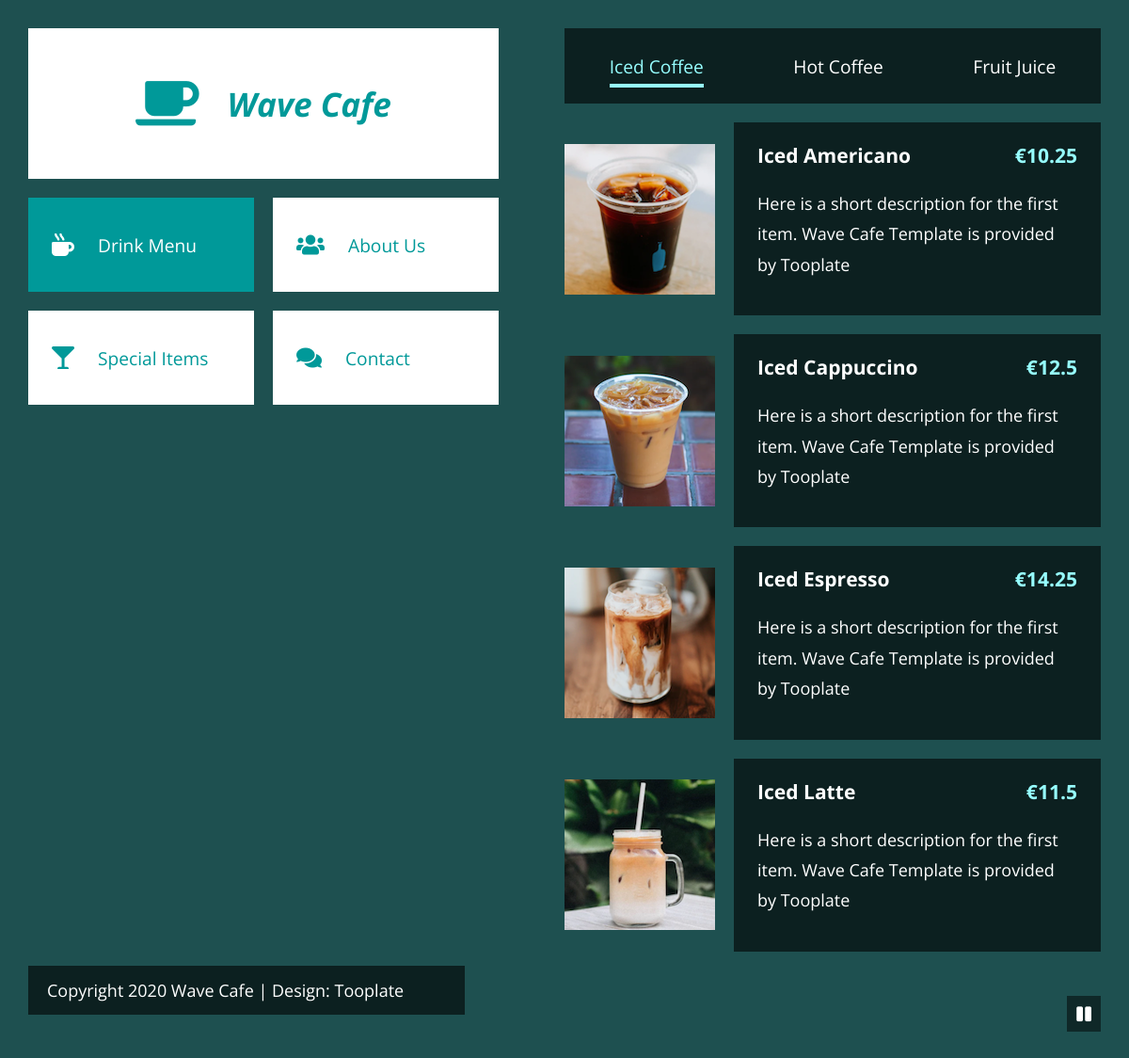
The app's page /menu/ with its own data.
### menu/models.py (models this page shows, shortened)
class menucold(models.Model):
   img = models.ImageField()
   title = models.CharField(max_length=30)
   description = models.CharField(max_length=120)
   price =  models.FloatField()

### menu/views.py (the view)
# urls.py: path('',views.menus),
def menus(requests):
    menuItemsCold = menucold.objects.all
    menuItemsHot = menuhot.objects.all
    menuItemsjuice = juice.objects.all
    menuSpecial = special.objects.all
    context = {
        'itemscold': menuItemsCold,
        'itemshot': menuItemsHot,
        'itemsjuice': menuItemsjuice,
        'itemspecial': menuSpecial
        }
    return render(requests, 'menu/index.html',context)

### menu/templates/menu/index.html (shortened to what this page needs)
<!DOCTYPE html>
<html lang="en">
<head>
    {% load static %}
    <link rel="stylesheet" href="{% static 'fontawesome/css/all.min.css' %}">
    <link rel="stylesheet" href="{% static 'css/main.css' %}">
</head>
<body>
    <div class="tm-container">
        <div class="tm-row">
            <div class="tm-left">
                <div class="tm-left-inner">
                    <div class="tm-site-header">
                        <i class="fas fa-coffee fa-3x tm-site-logo"></i>
                        <h1 class="tm-site-name">Wave Cafe</h1>
                    </div>
                    <nav class="tm-site-nav">
                        <ul class="tm-site-nav-ul">
                            <li class="tm-page-nav-item">
                                <a href="#drink" class="tm-page-link active">
                                    <i class="fas fa-mug-hot tm-page-link-icon"></i>
                                    <span>Drink Menu</span>
                                </a>
                            </li>
                            <li class="tm-page-nav-item">
                                <a href="#about" class="tm-page-link">
                                    <i class="fas fa-users tm-page-link-icon"></i>
                                    <span>About Us</span>
                                </a>
                            </li>
                            <li class="tm-page-nav-item">
                                <a href="#special" class="tm-page-link">
                                    <i class="fas fa-glass-martini tm-page-link-icon"></i>
                                    <span>Special Items</span>
                                </a>
                            </li>
                            <li class="tm-page-nav-item">
                                <a href="#contact" class="tm-page-link">
                                    <i class="fas fa-comments tm-page-link-icon"></i>
                                    <span>Contact</span>
                                </a>
                            </li>
                        </ul>
                    </nav>
                </div>
            </div>
            <div class="tm-right">
                <main class="tm-main">
                    <div id="drink" class="tm-page-content">
                        <nav class="tm-black-bg tm-drinks-nav">
                            <ul>
                                <li>
                                    <a href="#" class="tm-tab-link active" data-id="cold">Iced Coffee</a>
                                </li>
                                <li>
                                    <a href="#" class="tm-tab-link" data-id="hot">Hot Coffee</a>
                                </li>
                                <li>
                                    <a href="#" class="tm-tab-link" data-id="juice">Fruit Juice</a>
                                </li>
                            </ul>
                        </nav>
                        <div id="cold" class="tm-tab-content">
                            <div class="tm-list">
                                {% for menucold in  itemscold %}
                                <div class="tm-list-item">
                                    <img src="{{menucold.img.url}}" alt="Image" class="tm-list-item-img">
                                    <div class="tm-black-bg tm-list-item-text">
                                        <h3 class="tm-list-item-name">{{menucold.title}}<span class="tm-list-item-price">€{{menucold.price}}</span></h3>
                                        <p class="tm-list-item-description">{{menucold.description}}</p>
                                    </div>
                                </div>
                                {% endfor %}
                            </div>
                        </div>
                    </div>
                </main>
            </div>
        </div>
        <footer class="tm-site-footer">
            <p class="tm-black-bg tm-footer-text">
                Copyright 2020 Wave Cafe
                | Design: <a href="https://www.tooplate.com" class="tm-footer-link" rel="sponsored" target="_parent">Tooplate</a>
            </p>
        </footer>
    </div>
    <div class="tm-video-wrapper">
        <i id="tm-video-control-button" class="fas fa-pause"></i>
    </div>
</body>
</html>

### menu/templates/menu/static/css/main.css (style rules this page uses)
html { scroll-behavior: smooth; }
body { margin: 0; padding: 0; font-family: 'Open Sans', Arial, Helvetica, sans-serif; font-size: 18px; overflow-x: hidden; background-color: #1E5050; }
ul { padding: 0; margin: 0; }
nav > ul > li { list-style: none; }
a { color: #3CF; text-decoration: none; transition: all 0.3s ease; }
p { line-height: 1.8; margin-top: 0; }
.tm-video-wrapper { position: relative; }
#tm-video-control-button { cursor: pointer; position: fixed; bottom: 30px; right: 30px; z-index: 1000; background-color: rgba(0,0,0,0.5); color: white; padding: 10px; }
.tm-container { padding: 30px; }
.tm-row { display: flex; justify-content: space-between; }
.tm-left, .tm-right { width: 50%; }
.tm-left-inner { position: fixed; }
.tm-site-header { background-color: white; color: #099; width: 100%; height: 160px; display: flex; align-items: center; justify-content: center; }
.tm-site-logo { margin-right: 30px; }
.tm-site-name { font-size: 2.2rem; font-style: italic; }
.tm-left-inner { max-width: 500px; width: 100%; }
.tm-site-nav-ul { display: flex; flex-wrap: wrap; justify-content: space-between; }
.tm-page-nav-item { margin-top: 20px; }
.tm-page-link { min-width: 240px; height: 100px; background-color: white; color: #099; display: flex; text-decoration: none; align-items: center; font-size: 1.2rem; }
.tm-page-link:hover, .tm-page-link.active { background-color: #099; color: white; }
.tm-page-link-icon { margin-right: 25px; margin-left: 25px; font-size: 1.5rem; }
.tm-black-bg { background-color: rgba(0,0,0,0.6); color: white; }
.tm-drinks-nav > ul > li { display: inline-block; }
.tm-drinks-nav > ul > li > a { color: white; font-size: 1.2rem; padding-top: 15px; padding-bottom: 5px; border-bottom: 3px solid transparent; }
.tm-drinks-nav { height: 80px; }
.tm-main { max-width: 660px; }
.tm-drinks-nav > ul { display: flex; align-items: center; justify-content: space-around; height: 100%; }
.tm-drinks-nav > ul > li a.active, .tm-drinks-nav > ul > li a:hover { color: #96FEFF; border-bottom: 4px solid #96FEFF; }
.tm-list-item { display: flex; align-items: center; justify-content: space-between; margin-top: 20px; }
.tm-list-item-img { margin-right: 20px; width: 160px; height: 160px; background-color: #099; }
.tm-list-item-text { padding: 20px 25px; flex: 1; }
.tm-list-item-name { display: flex; justify-content: space-between; margin-top: 0; }
.tm-list-item-price { color: #96FEFF; }
.tm-site-footer { margin-top: 15px; }
.tm-footer-text { padding: 10px 65px 10px 20px; display: inline-block; }
.tm-footer-link { color: white; }
.tm-tab-content { animation: fadeEffect 1s; }
.tm-page-content { animation: fadeEffect 1s; }

### records on screen
menucold: img (picture), title "Iced Americano", price "10.25", description "Here is a short description for the first item. Wave Cafe Template is provided by Tooplate"
menucold: img (picture), title "Iced Cappuccino", price "12.5", description "Here is a short description for the first item. Wave Cafe Template is provided by Tooplate"
menucold: img (picture), title "Iced Espresso", price "14.25", description "Here is a short description for the first item. Wave Cafe Template is provided by Tooplate"
menucold: img (picture), title "Iced Latte", price "11.5", description "Here is a short description for the first item. Wave Cafe Template is provided by Tooplate"
